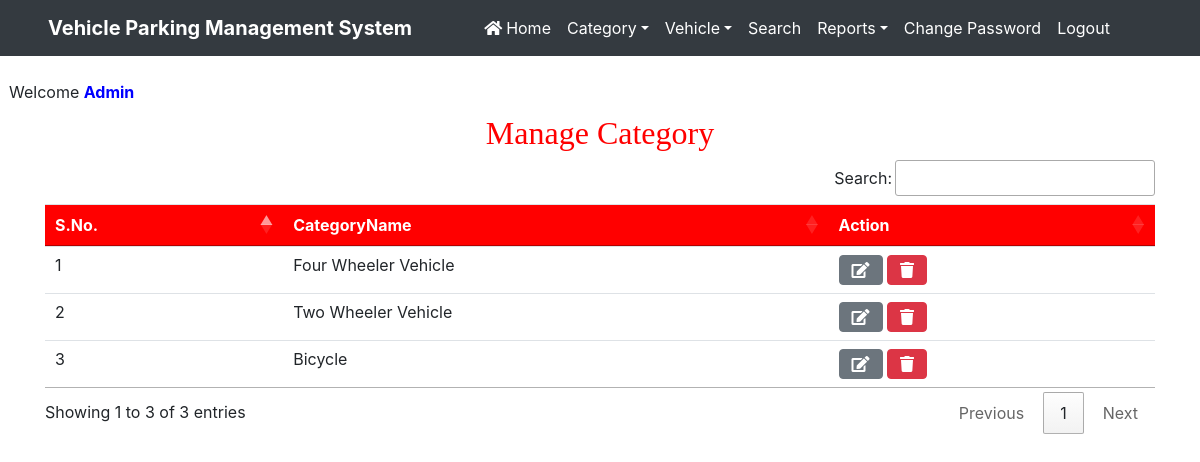
The app's page /manage_category (signed in) with its own data.
### vehicle/models.py (models this page shows, shortened)
class Category(models.Model):
    categoryname = models.CharField(max_length=50)

### vehicle/views.py (the view)
# urls.py: path('manage_category',manage_category,name='manage_category'),
def manage_category(request):
    if not request.user.is_authenticated:
        return redirect('admin_login')
    category = Category.objects.all()
    d = {'category':category}
    return render(request, 'manage_category.html', d)

### vehicle/templates/manage_category.html (shortened to what this page needs)
{% load static %}
<html>
<head>
{% include 'headeradmin.html' %}
  <link rel = stylesheet href="https://cdn.datatables.net/1.10.20/css/jquery.dataTables.min.css">
<link rel = stylesheet href="https://cdn.datatables.net/buttons/1.6.1/css/buttons.dataTables.min.css">
</head>
<body>
{% include 'nav2admin.html' %}
<br> &nbsp;&nbsp;Welcome <b style = 'text-transform : capitalize ; color : blue'>{{request.user.username}}</b>
<div class="container" style = "margin-top:10px">
<h2 class="text-center" style = "font-family : Monotype Corsiva ; color : red">Manage Category</h2>
<table class='table table-hover' id = example>
<thead style = 'background-color : red ; color : white'>
<tr>
<th>S.No.</th>
<th>CategoryName</th>
<th>Action</th>
</tr>
</thead>
<tbody>
 {% for i in category %}
<tr>
<td>{{forloop.counter}}</td>
 <td>{{i.categoryname}}</td>
<td><a href = "{% url 'edit_category' i.id %}" class='btn btn-secondary' title="Edit Category"><i class="fa fa-edit fa-1x"></i></a>
<a href = "{% url 'delete_category' i.id %}" title="Delete Category" class='btn btn-danger'><i class="fa fa-trash fa-1x"></i></a></td>
</tr>
{% endfor %}
</tbody>
</table>
</div>
</body>
</html>

### vehicle/static/css/mystyle.css (style rules this page uses)
html { scroll-behavior:smooth; }

### records on screen
Category: categoryname "Four Wheeler Vehicle"
Category: categoryname "Two Wheeler Vehicle"
Category: categoryname "Bicycle"

### other values on screen
{{ request.user.username }} "Admin"
